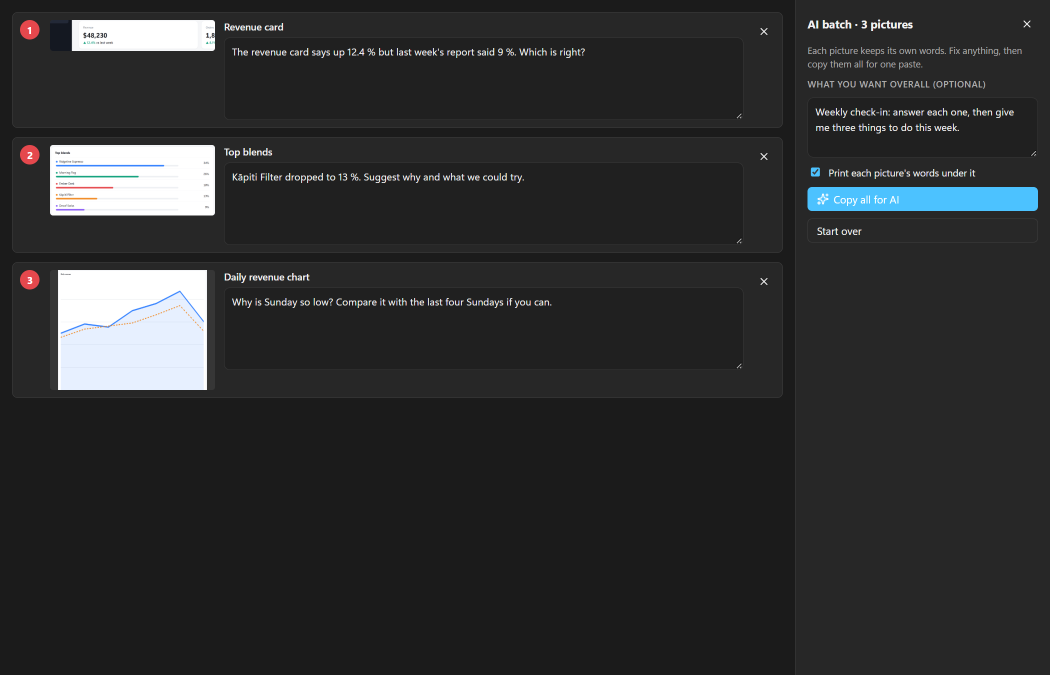
#> input picture docs/screenshots/ai-batch.png, 2100 x 1350 px, given in place of demo-4k.png, which was not available (shown at 1/2 size)
$ python compose.py
#> lines starting #> are read from the running program, lines starting #| are printed output that depends on the picture
# Composites Grabbit's overlay windows onto the demo frame for the README (they can't be captured as one screen
# while the PC is locked, and composing keeps every pixel from the made-up demo page).
#   recording.png : the demo frame, dimmed outside a recorded area, red frame, Stop bar under it
#   hold.png      : the hold-to-record pill near the pointer
#   quick.png     : the quick-access card in the corner after a capture
from pathlib import Path
from PIL import Image, ImageDraw, ImageFilter

root = Path(__file__).resolve().parent
parts = root / "out" / "parts"
out = root.parent / "screenshots"
frame = Image.open(root / "out" / "demo-4k.png").convert("RGBA")
W, H = frame.size
#> W = 2100; H = 1350


def shrink(img, width=1920):
    return img.resize((width, round(img.height * width / img.width)), Image.LANCZOS)


def pointer(draw, x, y, s=1.5):
    pts = [(0, 0), (0, 25), (6, 19), (11, 30), (15, 28), (10, 18), (18, 18)]
    pts = [(x + px * s, y + py * s) for px, py in pts]
    draw.polygon(pts, fill="white", outline="black")


# Recording: area dimmed around, red border, bar centred under it.
rec = frame.copy()
ax, ay, aw, ah = 420, 300, 2400, 1380
dim = Image.new("RGBA", rec.size, (0, 0, 0, 0))
#> dim: PIL image 2100x1350 RGBA; every value is 0
d = ImageDraw.Draw(dim)
d.rectangle([0, 0, W, H], fill=(0, 0, 0, 90))
d.rectangle([ax, ay, ax + aw, ay + ah], fill=(0, 0, 0, 0))
rec = Image.alpha_composite(rec, dim)
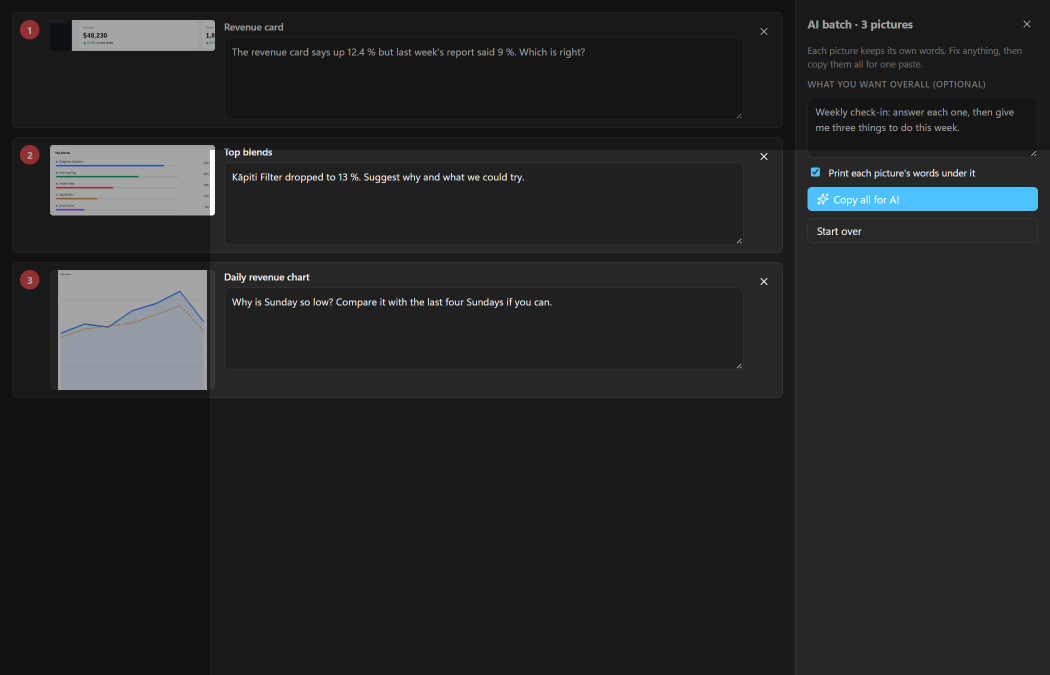
#> rec: PIL image 2100x1350 RGBA (shown at 1/2 size); mean R, G, B, A 36.8, 37.7, 38.4, 255
d = ImageDraw.Draw(rec)
for i in range(5):
    d.rectangle([ax - 5 + i, ay - 5 + i, ax + aw + 5 - i, ay + ah + 5 - i], outline=(255, 59, 48, 255))
bar = Image.open(parts / "recbar.png").convert("RGBA")
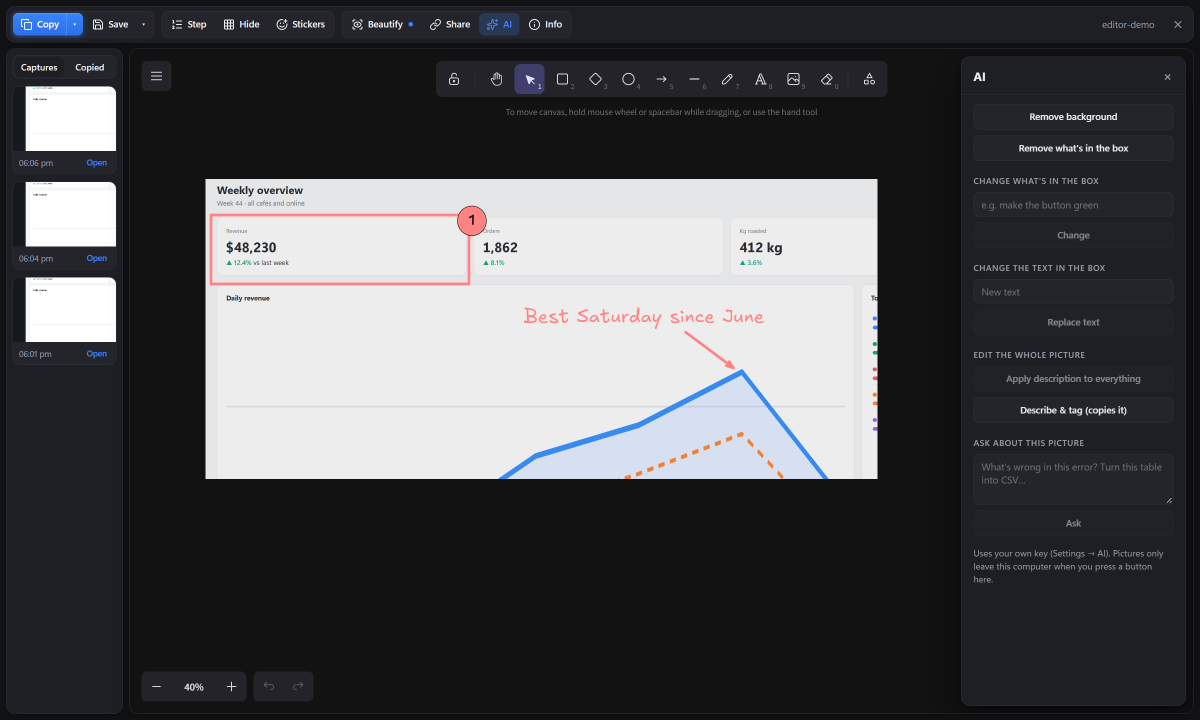
#> input picture docs/screenshots/editor-ai.png, 2400 x 1440 px, given in place of recbar.png, which was not available (shown at 1/2 size)
rec.alpha_composite(bar, (ax + (aw - bar.width) // 2, ay + ah + 20))
# Crop round the recorded area so the bar reads at README size.
rec.crop((ax - 260, ay - 200, ax + aw + 260, ay + ah + 240)).resize((1920, round(1920 * (ah + 440) / (aw + 520))), Image.LANCZOS).save(out / "recording.png")
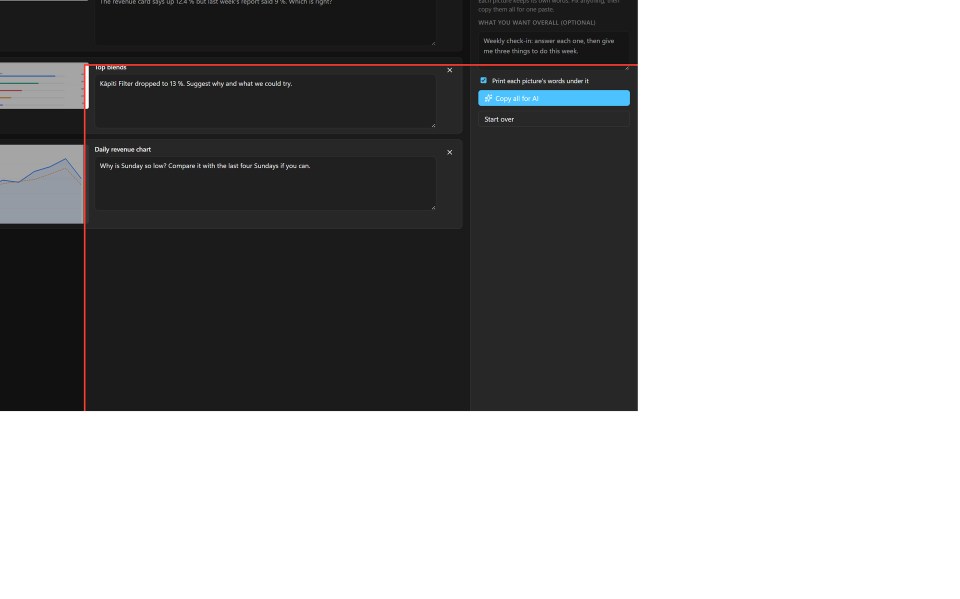
#> saved as recording.png: PIL image 1920x1197 RGBA (shown at 1/2 size); mean R, G, B, A 17.5, 17.5, 17.8, 116.4; transparent parts drawn white

# Hold to record: the pill by the pointer.
hold = frame.copy()
d = ImageDraw.Draw(hold)
px, py = 1500, 900
pointer(d, px, py, 2.2)
pill = Image.open(parts / "hint.png").convert("RGBA")
shadow = Image.new("RGBA", hold.size, (0, 0, 0, 0))
hold.alpha_composite(pill, (px + 40, py + 55))
shrink(hold).save(out / "hold.png")

# Quick access: the card in the bottom-right corner.
quick = frame.copy()
card = Image.open(parts / "quick.png").convert("RGBA")
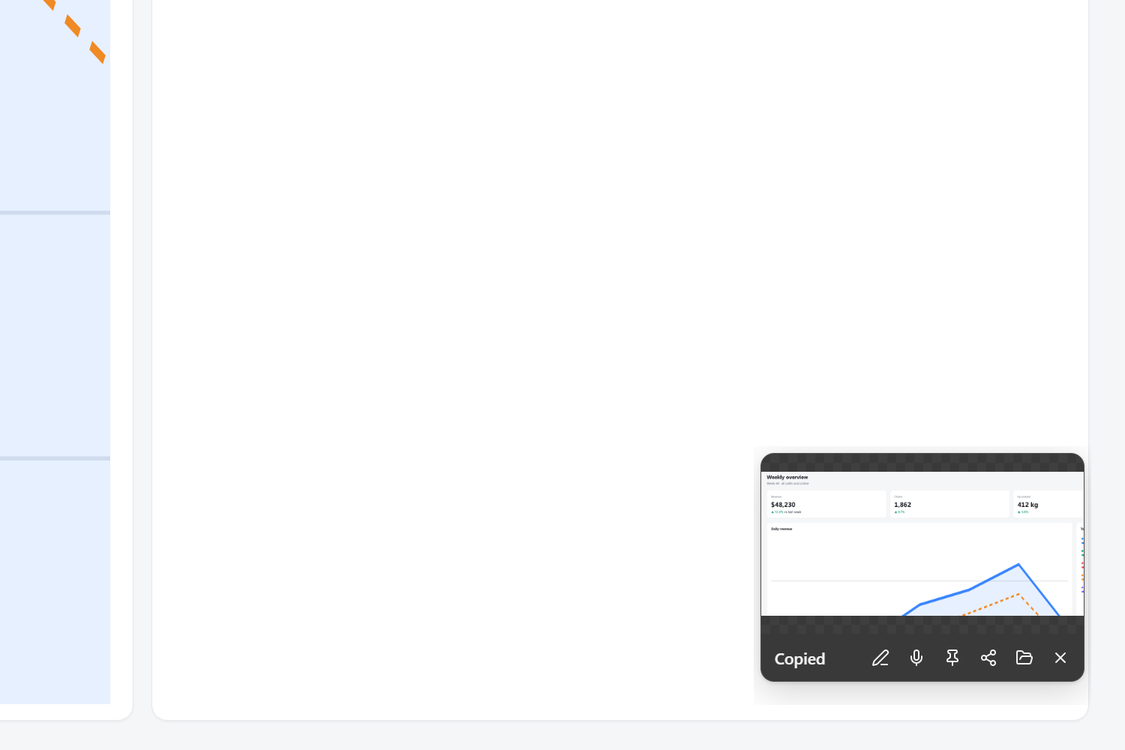
#> input picture docs/screenshots/quick.png, 1125 x 750 px, found by its file name
#> card is the input picture: PIL image 1125x750 RGBA; mean R, G, B, A 244.9, 245.8, 247.5, 255
quick.alpha_composite(card, (W - card.width - 45, H - card.height - 60))
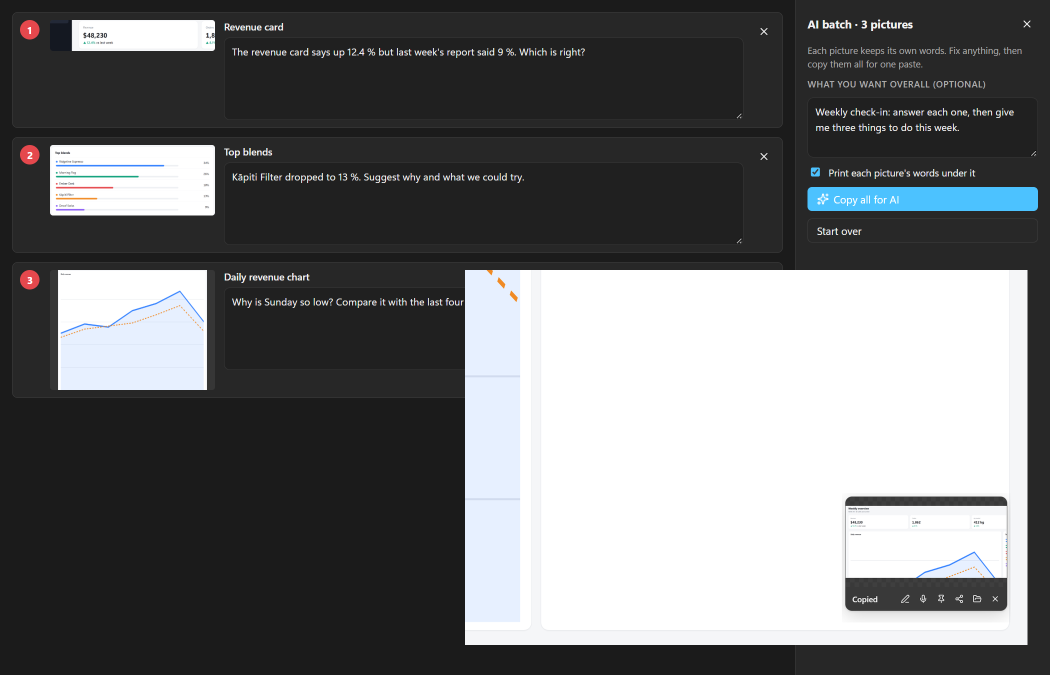
#> quick: PIL image 2100x1350 RGBA (shown at 1/2 size); mean R, G, B, A 108, 109.2, 110.4, 255
crop = quick.crop((W - 1500, H - 1000, W, H))
crop.resize((1125, 750), Image.LANCZOS).save(out / "quick.png")
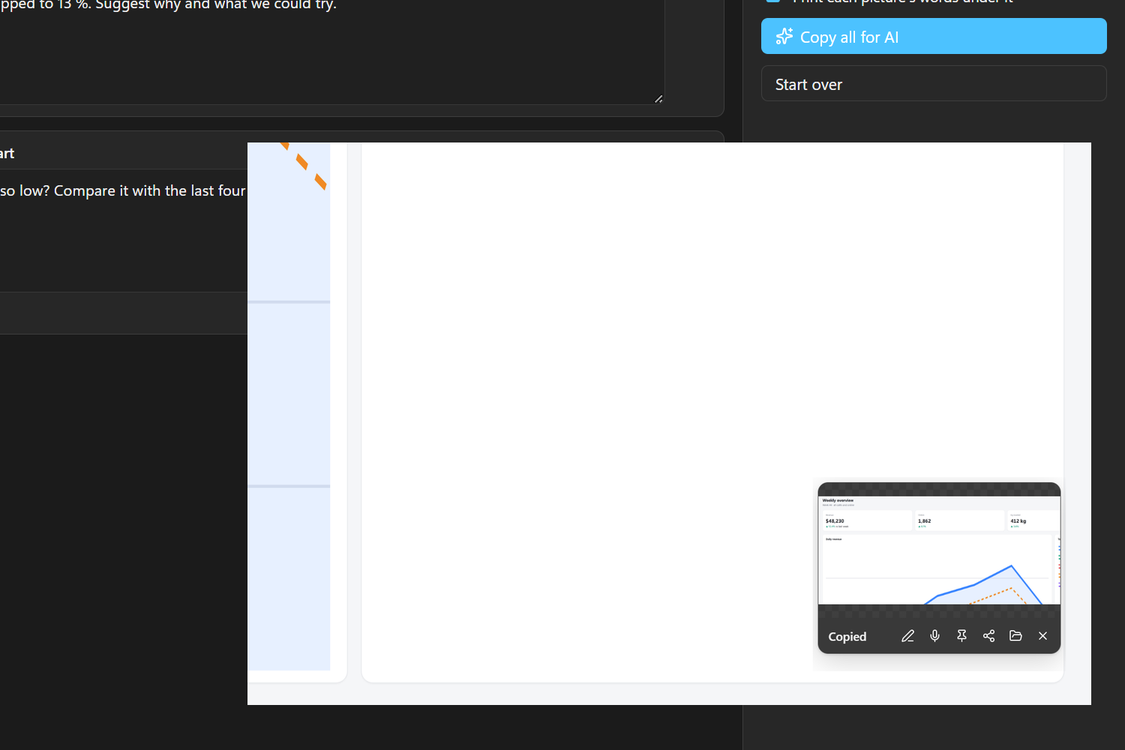
#> saved as quick.png: PIL image 1125x750 RGBA; mean R, G, B, A 153.3, 155.5, 157.3, 255
print("composed recording.png, hold.png, quick.png")
